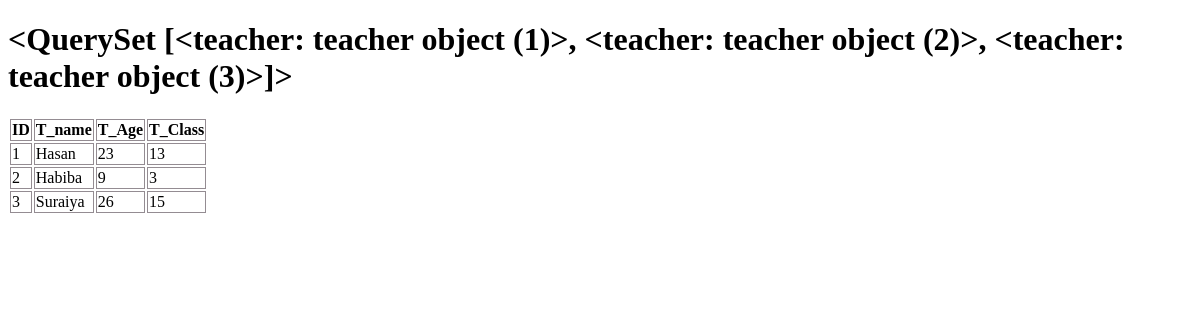
Page /home/t/ on the earlier database version.
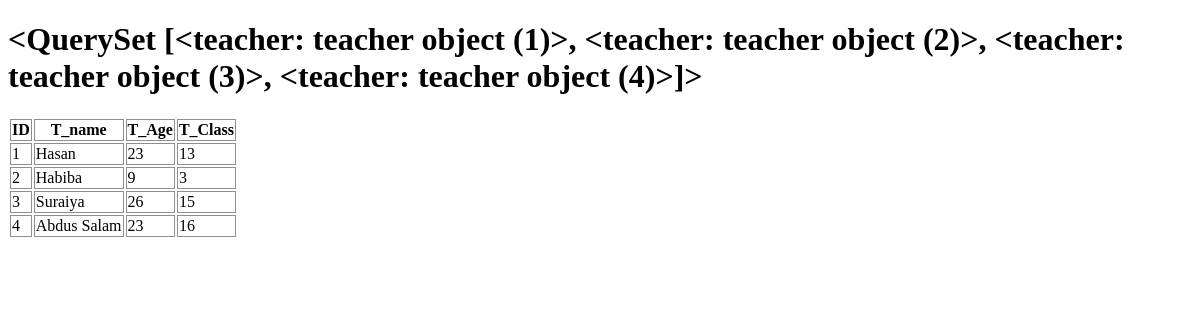
Same page on the later database version.
### Home/models.py (models this page shows)
class teacher(models.Model):
    T_name = models.IntegerField()
    T_Age = models.CharField(max_length=50)
    T_Class = models.CharField(max_length=50)

### Home/views.py (the view)
# urls.py: path('t/', views.teacher_info),
def teacher_info(request):
    teach = teacher.objects.all()
    return render(request, 'Home/t.html', {"tec": teach})

### templates/Home/t.html (shortened to what this page needs)
<!DOCTYPE html>
{% load static %}
<html>
    <head>
        <link rel="stylesheet" href="{% static 'css/t.css' %}">
    </head>
    <body>
        <h1>{{tec}}</h1>
        {% if tec %}
        <Table>
            <tr>
                <th>ID</th>
                <th>T_name</th>
                <th>T_Age</th>
                <th>T_Class</th>
            </tr>
            {% for th in tec %}
            <tr>
                <td>{{th.id}}</td>
                <td>{{th.T_name}}</td>
                <td>{{th.T_Age}}</td>
                <td>{{th.T_Class}}</td>
            </tr>
            {% endfor %}
        </table>
        {% else %}
        <h1>Empty Table</h1>
        {% endif %}
    </body>
</html>

Differences in the rows shown:
computed for teacher "Hasan": id "<QuerySet [<teacher: teacher object (1)>, <teacher: teacher object (2)>, <teacher: teacher object (3)>]>" → "<QuerySet [<teacher: teacher object (1)>, <teacher: teacher object (2)>, <teacher: teacher object (3)>, <teacher: teacher object (4)>]>"
added teacher: id "4", T_name "Abdus Salam", T_Age "23", T_Class "16"
